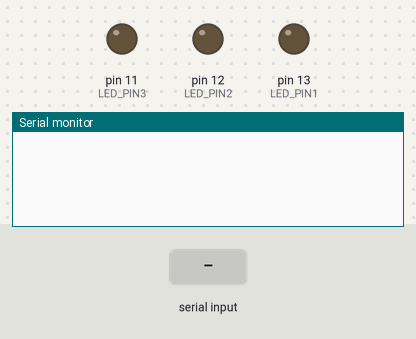
A sketch run on a simulated Arduino Uno, built with avr-gcc and run on an emulated ATmega328P. On the bench: output pins drawn as LEDs (lit = HIGH), the last lines printed to the serial monitor. Inputs (shaded band) come from the test bench.

Above: at 1.2 s.
1.3 s: "A" received over Serial
At 2.4 s:
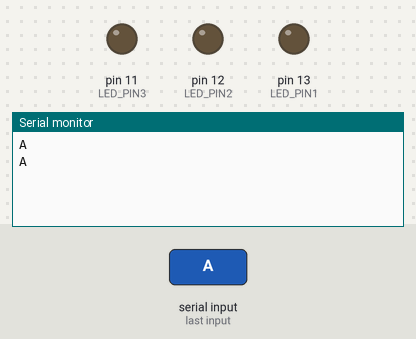
2.8 s: "M" received over Serial
At 3.6 s:
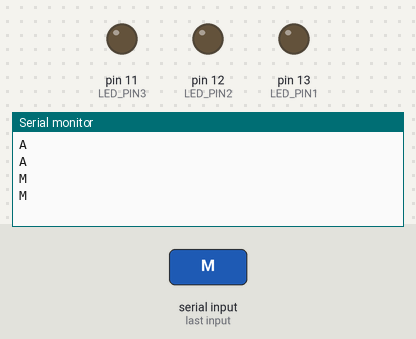
4.3 s: "B" received over Serial
At 4.7 s:
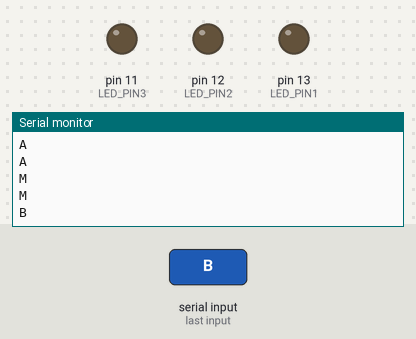

The sketch:

test5.ino
```cpp
#include <Wire.h>
#include <DHT.h>

#define DHTPIN 2            // DHT11 센서 핀
#define DHTTYPE DHT11       // DHT 센서 타입
#define SOIL_MOISTURE_PIN A0 // 토양 수분 센서 핀
#define LIGHT_SENSOR_PIN A1 // 조도 센서 핀
#define LED_PIN1 13         // LED 핀
#define LED_PIN2 12
#define LED_PIN3 11

DHT dht(DHTPIN, DHTTYPE);

void setup()
{
  Serial.begin(115200);

  pinMode(LED_PIN1, OUTPUT);
  pinMode(LED_PIN2, OUTPUT);
  pinMode(LED_PIN3, OUTPUT);

  dht.begin();
}

void loop() {

  // 온습도 센서 값 읽기
  //float humidity = dht.readHumidity();
  //float temperature = dht.readTemperature();

  // 토양 수분 센서 값 읽기
  //int soil_moisture = analogRead(SOIL_MOISTURE_PIN);

  // 조도 센서 값 읽기
  //int light_intensity = analogRead(LIGHT_SENSOR_PIN);

  // 시리얼 통신으로 모드 변경 확인
  if (Serial.available()) {
    char receivedChar = Serial.read();
    Serial.println(receivedChar);
    if (receivedChar == 'A') {
      Serial.println("A");
      // 자동 모드에서 LED 제어 코드 추가
      // ...
    } else if (receivedChar == 'M') {
      Serial.println("M");
      // 수동 모드에서 LED 제어 코드 추가
      // ...
    } else if (receivedChar == 'B') {
      char buttonChar = Serial.read(); // 버튼 이름을 읽음
      char statusChar = Serial.read(); // 버튼 상태를 읽음

      // 버튼 상태에 따라 LED 제어
      int buttonPin = -1;
    if (buttonChar == '1') {
        buttonPin = LED_PIN1;
      } else if (buttonChar == '2') {
        buttonPin = LED_PIN2;
      } else if (buttonChar == '3') {
        buttonPin = LED_PIN3;
      }

      if (statusChar == 'N') {
        digitalWrite(buttonPin, HIGH); // LED ON
      } else if (statusChar == 'F') {
        digitalWrite(buttonPin, LOW); // LED OFF
      }
    }
  }

  //delay(2000); // 2초 간격으로 값을 출력
}
```

Measured:
- after the input at 1.3 s, the serial monitor: prints a new line at once (image 1)
- after the input at 2.8 s, the serial monitor: prints a new line at once (image 2)
- after the input at 4.3 s, the serial monitor: prints a new line at once (image 3)
